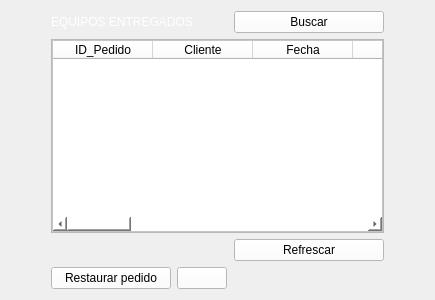
            <widget class="QWidget" name="page_ee">
             <layout class="QVBoxLayout" name="verticalLayout_19">
              <item>
               <layout class="QHBoxLayout" name="horizontalLayout_18">
                <item>
                 <spacer name="horizontalSpacer_30">
                  <property name="orientation">
                   <enum>Qt::Horizontal</enum>
                  </property>
                  <property name="sizeType">
                   <enum>QSizePolicy::Minimum</enum>
                  </property>
                  <property name="sizeHint" stdset="0">
                   <size>
                    <width>40</width>
                    <height>20</height>
                   </size>
                  </property>
                 </spacer>
                </item>
                <item>
                 <widget class="QLabel" name="label_5">
                  <property name="styleSheet">
                   <string notr="true">color: rgb(255, 255, 255);
font: 87 16pt &quot;Arial Black&quot;;
</string>
                  </property>
                  <property name="text">
                   <string>EQUIPOS ENTREGADOS</string>
                  </property>
                 </widget>
                </item>
                <item>
                 <spacer name="horizontalSpacer_31">
                  <property name="orientation">
                   <enum>Qt::Horizontal</enum>
                  </property>
                  <property name="sizeHint" stdset="0">
                   <size>
                    <width>35</width>
                    <height>20</height>
                   </size>
                  </property>
                 </spacer>
                </item>
                <item>
                 <widget class="QPushButton" name="buscar_ol_ee">
                  <property name="minimumSize">
                   <size>
                    <width>150</width>
                    <height>0</height>
                   </size>
                  </property>
                  <property name="styleSheet">
                   <string notr="true">background-color: rgb(255, 255, 255);</string>
                  </property>
                  <property name="text">
                   <string>Buscar</string>
                  </property>
                 </widget>
                </item>
                <item>
                 <spacer name="horizontalSpacer_32">
                  <property name="orientation">
                   <enum>Qt::Horizontal</enum>
                  </property>
                  <property name="sizeType">
                   <enum>QSizePolicy::Minimum</enum>
                  </property>
                  <property name="sizeHint" stdset="0">
                   <size>
                    <width>40</width>
                    <height>20</height>
                   </size>
                  </property>
                 </spacer>
                </item>
               </layout>
              </item>
              <item>
               <layout class="QHBoxLayout" name="horizontalLayout_17">
                <item>
                 <spacer name="horizontalSpacer_28">
                  <property name="orientation">
                   <enum>Qt::Horizontal</enum>
                  </property>
                  <property name="sizeType">
                   <enum>QSizePolicy::Minimum</enum>
                  </property>
                  <property name="sizeHint" stdset="0">
                   <size>
                    <width>40</width>
                    <height>20</height>
                   </size>
                  </property>
                 </spacer>
                </item>
                <item>
                 <widget class="QFrame" name="frame_8">
                  <property name="frameShape">
                   <enum>QFrame::StyledPanel</enum>
                  </property>
                  <property name="frameShadow">
                   <enum>QFrame::Raised</enum>
                  </property>
                  <layout class="QVBoxLayout" name="verticalLayout_18">
                   <property name="spacing">
                    <number>0</number>
                   </property>
                   <property name="leftMargin">
                    <number>0</number>
                   </property>
                   <property name="topMargin">
                    <number>0</number>
                   </property>
                   <property name="rightMargin">
                    <number>0</number>
                   </property>
                   <property name="bottomMargin">
                    <number>0</number>
                   </property>
                   <item>
                    <widget class="QTableWidget" name="tabla_pedidos_entregados">
                     <property name="styleSheet">
                      <string notr="true">background-color: rgb(255, 255, 255);</string>
                     </property>
                     <property name="editTriggers">
                      <set>QAbstractItemView::NoEditTriggers</set>
                     </property>
                     <property name="selectionBehavior">
                      <enum>QAbstractItemView::SelectRows</enum>
                     </property>
                     <column>
                      <property name="text">
                       <string>ID_Pedido</string>
                      </property>
                     </column>
                     <column>
                      <property name="text">
                       <string>Cliente</string>
                      </property>
                     </column>
                     <column>
                      <property name="text">
                       <string>Fecha</string>
                      </property>
                     </column>
                     <column>
                      <property name="text">
                       <string>Tractor</string>
                      </property>
                     </column>
                     <column>
                      <property name="text">
                       <string>Cosechadora</string>
                      </property>
                     </column>
                     <column>
                      <property name="text">
                       <string>Plataforma sojera</string>
                      </property>
                     </column>
                     <column>
                      <property name="text">
                       <string>Plataforma maicera</string>
                      </property>
                     </column>
                     <column>
                      <property name="text">
                       <string>Chasis/Embocador</string>
                      </property>
                     </column>
                     <column>
                      <property name="text">
                       <string>Rodado</string>
                      </property>
                     </column>
                     <column>
                      <property name="text">
                       <string>Observaciones</string>
                      </property>
                     </column>
                     <column>
                      <property name="text">
                       <string>Localidad</string>
                      </property>
                     </column>
                     <column>
                      <property name="text">
                       <string>Provincia</string>
                      </property>
                     </column>
                     <column>
                      <property name="text">
                       <string>Fecha de Entrega</string>
                      </property>
                     </column>
                     <column>
                      <property name="text">
                       <string>Estado</string>
                      </property>
                     </column>
                    </widget>
                   </item>
                  </layout>
                 </widget>
                </item>
                <item>
                 <spacer name="horizontalSpacer_29">
                  <property name="orientation">
                   <enum>Qt::Horizontal</enum>
                  </property>
                  <property name="sizeType">
                   <enum>QSizePolicy::Minimum</enum>
                  </property>
                  <property name="sizeHint" stdset="0">
                   <size>
                    <width>40</width>
                    <height>20</height>
                   </size>
                  </property>
                 </spacer>
                </item>
               </layout>
              </item>
              <item>
               <layout class="QHBoxLayout" name="horizontalLayout_24">
                <item>
                 <spacer name="horizontalSpacer_43">
                  <property name="orientation">
                   <enum>Qt::Horizontal</enum>
                  </property>
                  <property name="sizeType">
                   <enum>QSizePolicy::Expanding</enum>
                  </property>
                  <property name="sizeHint" stdset="0">
                   <size>
                    <width>27</width>
                    <height>20</height>
                   </size>
                  </property>
                 </spacer>
                </item>
                <item>
                 <widget class="QPushButton" name="refrescar_ee">
                  <property name="sizePolicy">
                   <sizepolicy hsizetype="Fixed" vsizetype="Fixed">
                    <horstretch>0</horstretch>
                    <verstretch>0</verstretch>
                   </sizepolicy>
                  </property>
                  <property name="minimumSize">
                   <size>
                    <width>150</width>
                    <height>0</height>
                   </size>
                  </property>
                  <property name="maximumSize">
                   <size>
                    <width>200</width>
                    <height>16777215</height>
                   </size>
                  </property>
                  <property name="styleSheet">
                   <string notr="true">background-color: rgb(255, 255, 255);</string>
                  </property>
                  <property name="text">
                   <string>Refrescar</string>
                  </property>
                 </widget>
                </item>
                <item>
                 <spacer name="horizontalSpacer_44">
                  <property name="orientation">
                   <enum>Qt::Horizontal</enum>
                  </property>
                  <property name="sizeType">
                   <enum>QSizePolicy::Minimum</enum>
                  </property>
                  <property name="sizeHint" stdset="0">
                   <size>
                    <width>40</width>
                    <height>20</height>
                   </size>
                  </property>
                 </spacer>
                </item>
               </layout>
              </item>
              <item>
               <layout class="QHBoxLayout" name="horizontalLayout_23">
                <item>
                 <spacer name="horizontalSpacer_41">
                  <property name="orientation">
                   <enum>Qt::Horizontal</enum>
                  </property>
                  <property name="sizeType">
                   <enum>QSizePolicy::Minimum</enum>
                  </property>
                  <property name="sizeHint" stdset="0">
                   <size>
                    <width>40</width>
                    <height>20</height>
                   </size>
                  </property>
                 </spacer>
                </item>
                <item>
                 <widget class="QPushButton" name="restaurar_ee">
                  <property name="sizePolicy">
                   <sizepolicy hsizetype="Minimum" vsizetype="Fixed">
                    <horstretch>0</horstretch>
                    <verstretch>0</verstretch>
                   </sizepolicy>
                  </property>
                  <property name="minimumSize">
                   <size>
                    <width>120</width>
                    <height>0</height>
                   </size>
                  </property>
                  <property name="maximumSize">
                   <size>
                    <width>200</width>
                    <height>16777215</height>
                   </size>
                  </property>
                  <property name="styleSheet">
                   <string notr="true">background-color: rgb(255, 255, 255);</string>
                  </property>
                  <property name="text">
                   <string>Restaurar pedido</string>
                  </property>
                 </widget>
                </item>
                <item>
                 <widget class="QPushButton" name="borrar_ee">
                  <property name="minimumSize">
                   <size>
                    <width>50</width>
                    <height>0</height>
                   </size>
                  </property>
                  <property name="maximumSize">
                   <size>
                    <width>50</width>
                    <height>16777215</height>
                   </size>
                  </property>
                  <property name="styleSheet">
                   <string notr="true">background-color: rgb(255, 255, 255);</string>
                  </property>
                  <property name="text">
                   <string/>
                  </property>
                  <property name="icon">
                   <iconset>
                    <normaloff>Icons/kisspng-computer-icons-vector-graphics-portable-network-gr-trash-svg-png-icon-free-download-431816-o.svg</normaloff>Icons/kisspng-computer-icons-vector-graphics-portable-network-gr-trash-svg-png-icon-free-download-431816-o.svg</iconset>
                  </property>
                 </widget>
                </item>
                <item>
                 <spacer name="horizontalSpacer_42">
                  <property name="orientation">
                   <enum>Qt::Horizontal</enum>
                  </property>
                  <property name="sizeType">
                   <enum>QSizePolicy::Expanding</enum>
                  </property>
                  <property name="sizeHint" stdset="0">
                   <size>
                    <width>40</width>
                    <height>20</height>
                   </size>
                  </property>
                 </spacer>
                </item>
               </layout>
              </item>
             </layout>
            </widget>
